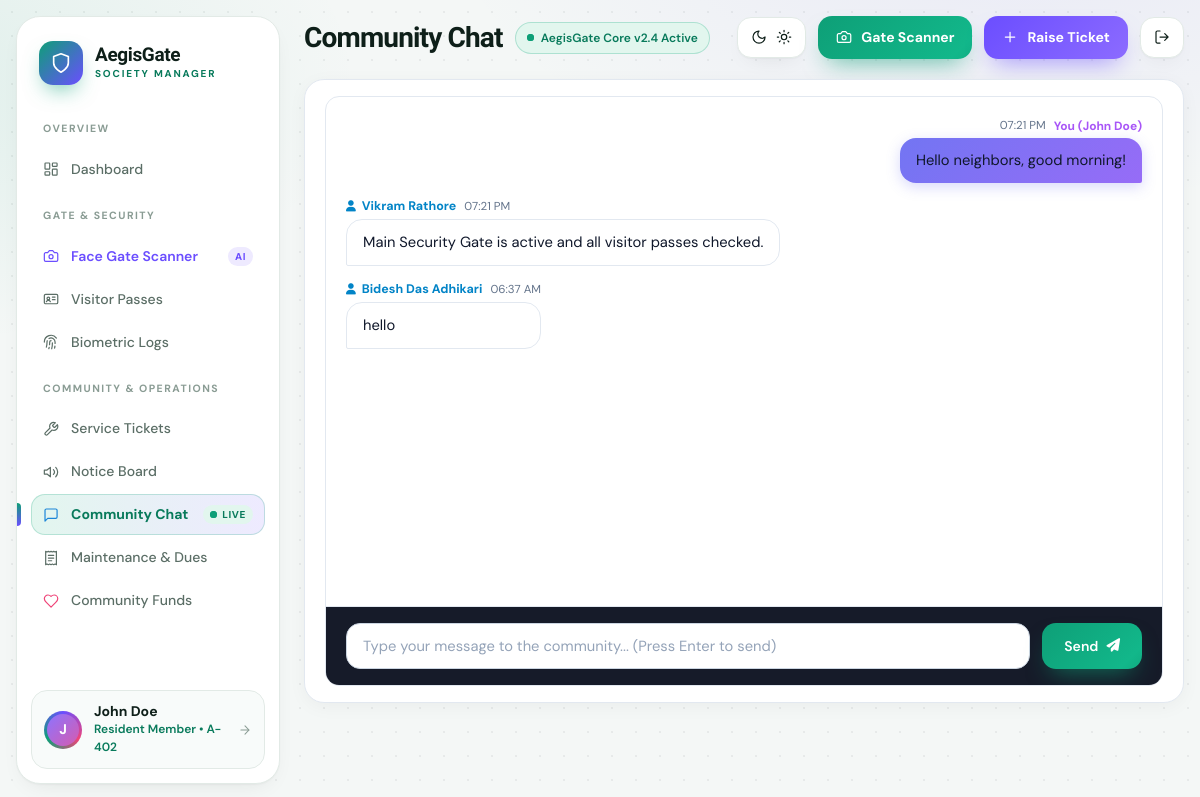
The app's page /chat/ (signed in) with its own data.
### society_app/models.py (models this page shows, shortened)
class User(AbstractUser):
    ROLE_CHOICES = (
        ('ADMIN', 'Society Admin / Committee Board'),
        ('STAFF', 'Security Gate Officer / Facility Staff'),
        ('RESIDENT', 'Resident Member'),
    )
    role = models.CharField(max_length=20, choices=ROLE_CHOICES, default='RESIDENT')
    phone_number = models.CharField(max_length=20, blank=True)
    flat_number = models.CharField(max_length=20, blank=True, help_text="e.g. A-402")
    block_tower = models.CharField(max_length=50, blank=True, help_text="e.g. Tower 1 / Emerald Block")
    family_members_count = models.PositiveIntegerField(
        default=1,
        blank=True,
        null=True,
        help_text="Total number of family members residing in this unit"
    )
    family_details = models.TextField(
        blank=True,
        default='',
        help_text="Family members description with names and ages (e.g. Jane Doe - Age 34, Tommy Doe - Age 8)"
    )
    lives_here = models.BooleanField(
        default=True,
        help_text="Specifies whether staff/resident lives on premises"
    )
    avatar = models.ImageField(upload_to='avatars/', blank=True, null=True)
    face_photo = models.ImageField(upload_to='face_profiles/', blank=True, null=True, help_text="Reference face photo for gate recognition")
    face_encoding = models.TextField(blank=True, null=True, help_text="Serialized facial feature descriptor")
    vehicle_number = models.CharField(max_length=30, blank=True, help_text="e.g. KA-01-MJ-4521")
    emergency_contact = models.CharField(max_length=50, blank=True)
    is_verified_resident = models.BooleanField(default=True)
    google_id = models.CharField(max_length=150, blank=True, null=True, help_text="Google OAuth UID/Sub")
    google_avatar_url = models.URLField(max_length=500, blank=True, null=True)
    is_google_verified = models.BooleanField(default=False)
    @property
    def is_admin_role(self):
        return self.role == 'ADMIN' or self.is_superuser
    @property
    def is_staff_role(self):
        return self.role in ['ADMIN', 'STAFF'] or self.is_staff

class CommunityMessage(models.Model):
    sender = models.ForeignKey(settings.AUTH_USER_MODEL, on_delete=models.CASCADE, related_name='community_messages')
    message = models.TextField(max_length=1500)
    created_at = models.DateTimeField(auto_now_add=True)
    class Meta:
        ordering = ['created_at']
    @property
    def sender_display_name(self):
        full_name = self.sender.get_full_name()
        return full_name.strip() if full_name and full_name.strip() else self.sender.username

### society_app/views.py (the view, shortened to what this page needs)
# urls.py: path('chat/', views.community_chat_view, name='community_chat'),
@login_required
def community_chat_view(request):
    recent_messages = list(CommunityMessage.objects.all().order_by('-created_at')[:80])
    recent_messages.reverse()
    return render(request, 'chat/index.html', {
        'chat_messages': recent_messages,
    })

### society_app/context_processors.py (called while the page is built)
def google_auth_settings(request):
    return {
        'GOOGLE_CLIENT_ID': getattr(settings, 'GOOGLE_CLIENT_ID', ''),
        'google_verified_user': request.session.get('google_user'),
    }

### templates/chat/index.html (shortened to what this page needs)
{% extends 'base.html' %}
{% block page_title %}Community Chat{% endblock %}
{% block content %}
<div class="glass-panel" style="padding: 16px 20px; margin-bottom: 24px;">
  <div style="background: rgba(15, 23, 42, 0.85); border: 1px solid var(--border-glass); border-radius: var(--radius-md); overflow: hidden; display: flex; flex-direction: column; height: calc(100vh - 210px); min-height: 540px;">
    <div id="chatMessagesBox" style="flex: 1; overflow-y: auto; padding: 20px; display: flex; flex-direction: column; gap: 14px;">
      {% for msg in chat_messages %}
        {% if msg.sender == user %}
          <div class="chat-msg chat-msg-out" data-msg-id="{{ msg.id }}" style="align-self: flex-end; max-width: 72%;">
            <div style="display: flex; justify-content: flex-end; align-items: center; gap: 8px; margin-bottom: 3px;">
              <span style="font-size: 0.72rem; color: var(--text-dim);">{{ msg.created_at|date:"h:i A" }}</span>
              <span style="font-size: 0.75rem; font-weight: 700; color: #a855f7;">You ({{ msg.sender_display_name }})</span>
            </div>
            <div style="background: linear-gradient(135deg, rgba(99, 102, 241, 0.9) 0%, rgba(139, 92, 246, 0.9) 100%); color: #ffffff; padding: 12px 16px; border-radius: 16px 16px 2px 16px; font-size: 0.92rem; line-height: 1.45; word-wrap: break-word; box-shadow: 0 4px 14px rgba(99, 102, 241, 0.25);">
              {{ msg.message }}
            </div>
          </div>
        {% else %}
          <div class="chat-msg chat-msg-in" data-msg-id="{{ msg.id }}" style="align-self: flex-start; max-width: 72%;">
            <div style="display: flex; align-items: center; gap: 8px; margin-bottom: 3px;">
              <span style="font-size: 0.78rem; font-weight: 700; color: var(--accent-cyan);">
                <i class="fa-solid fa-user" style="font-size: 0.7rem; margin-right: 3px;"></i> {{ msg.sender_display_name }}
              </span>
              <span style="font-size: 0.72rem; color: var(--text-dim);">{{ msg.created_at|date:"h:i A" }}</span>
            </div>
            <div style="background: rgba(255, 255, 255, 0.06); border: 1px solid rgba(255, 255, 255, 0.1); color: var(--text-bright); padding: 12px 16px; border-radius: 16px 16px 16px 2px; font-size: 0.92rem; line-height: 1.45; word-wrap: break-word;">
              {{ msg.message }}
            </div>
          </div>
        {% endif %}
      {% endfor %}
    </div>
    <div style="padding: 16px 20px; background: rgba(10, 15, 30, 0.95); border-top: 1px solid var(--border-glass);">
      <form id="chatForm" onsubmit="sendChatMessage(event)" style="display: flex; gap: 12px; align-items: center;">
        <input
          type="text"
          id="chatInputMessage"
          name="message"
          class="form-input"
          placeholder="Type your message to the community... (Press Enter to send)"
          autocomplete="off"
          maxlength="1500"
          style="flex: 1; height: 46px; font-size: 0.92rem; background: rgba(255,255,255,0.04); border-color: rgba(255,255,255,0.15);"
          required
        >
        <button type="submit" id="chatSendBtn" class="btn btn-primary" style="height: 46px; padding: 0 22px; font-weight: 600; display: inline-flex; align-items: center; gap: 8px;">
          <span>Send</span>
          <i class="fa-solid fa-paper-plane" style="font-size: 0.85rem;"></i>
        </button>
      </form>
    </div>
  </div>
</div>
{% endblock %}

### templates/base.html (shortened to what this page needs)
{% load static %}
<!DOCTYPE html>
<html lang="en">
<head>
  <link rel="stylesheet" href="https://cdnjs.cloudflare.com/ajax/libs/font-awesome/6.4.0/css/all.min.css">
  <link rel="stylesheet" href="{% static 'css/styles.css' %}">
</head>
<body>
  <div class="app">
    {% if user.is_authenticated %}
    <aside class="side" id="side" aria-label="Main navigation">
      <a href="{% url 'dashboard' %}" class="brand">
        <div class="brand-mark">
          <svg class="i"><use href="#i-shield"/></svg>
        </div>
        <div>
          <b>AegisGate</b>
          <small>SOCIETY MANAGER</small>
        </div>
      </a>
      <div class="nav-label">OVERVIEW</div>
      <nav class="nav">
        <a href="{% url 'dashboard' %}" class="nav-item {% if request.resolver_match.url_name == 'dashboard' %}active{% endif %}">
          <svg class="i"><use href="#i-grid"/></svg>
          <span>Dashboard</span>
        </a>
      </nav>
      <div class="nav-label">GATE &amp; SECURITY</div>
      <nav class="nav">
        <a href="{% url 'face_terminal' %}" class="nav-item {% if request.resolver_match.url_name == 'face_terminal' %}active{% endif %}">
          <svg class="i" style="color: var(--violet);"><use href="#i-camera"/></svg>
          <span style="font-weight: 600; color: var(--violet);">Face Gate Scanner</span>
          <span class="tag tag-ai">AI</span>
        </a>
        <a href="{% url 'visitor_list' %}" class="nav-item {% if 'visitor' in request.resolver_match.url_name %}active{% endif %}">
          <svg class="i"><use href="#i-id"/></svg>
          <span>Visitor Passes</span>
        </a>
        <a href="{% url 'biometric_logs' %}" class="nav-item {% if request.resolver_match.url_name == 'biometric_logs' %}active{% endif %}">
          <svg class="i"><use href="#i-finger"/></svg>
          <span>Biometric Logs</span>
        </a>
      </nav>
      <div class="nav-label">COMMUNITY &amp; OPERATIONS</div>
      <nav class="nav">
        <a href="{% url 'ticket_list' %}" class="nav-item {% if 'ticket' in request.resolver_match.url_name %}active{% endif %}">
          <svg class="i"><use href="#i-wrench"/></svg>
          <span>Service Tickets</span>
        </a>
        <a href="{% url 'notice_list' %}" class="nav-item {% if 'notice' in request.resolver_match.url_name %}active{% endif %}">
          <svg class="i"><use href="#i-notice"/></svg>
          <span>Notice Board</span>
        </a>
        <a href="{% url 'community_chat' %}" class="nav-item {% if request.resolver_match.url_name == 'community_chat' %}active{% endif %}">
          <svg class="i" style="color: var(--sky);"><use href="#i-chat"/></svg>
          <span>Community Chat</span>
          <span class="tag tag-live"><i class="dot"></i>LIVE</span>
        </a>
        <a href="{% url 'maintenance_list' %}" class="nav-item {% if 'maintenance' in request.resolver_match.url_name %}active{% endif %}">
          <svg class="i"><use href="#i-receipt"/></svg>
          <span>Maintenance &amp; Dues</span>
        </a>
        <a href="{% url 'funds_list' %}" class="nav-item {% if 'fund' in request.resolver_match.url_name %}active{% endif %}">
          <svg class="i" style="color: var(--rose);"><use href="#i-heart"/></svg>
          <span>Community Funds</span>
        </a>
      </nav>
      <a href="{% url 'profile' %}" class="me" title="View &amp; Edit Profile">
        <div class="avatar">
          {% if user.avatar %}
            <img src="{{ user.avatar.url }}" alt="avatar" style="width: 100%; height: 100%; border-radius: 50%; object-fit: cover;">
          {% else %}
            <span>{{ user.username|make_list|first|upper }}</span>
          {% endif %}
        </div>
        <div style="min-width: 0; flex: 1;">
          <b style="white-space: nowrap; overflow: hidden; text-overflow: ellipsis; display: block;">{{ user.get_full_name|default:user.username }}</b>
          <small>{{ user.get_role_display }}{% if user.flat_number %} • {{ user.flat_number }}{% endif %}</small>
        </div>
        <svg class="i" style="width: 14px !important; height: 14px !important; color: var(--faint);"><use href="#i-arrow"/></svg>
      </a>
    </aside>
    {% endif %}
    <main class="main" style="{% if not user.is_authenticated %}grid-column: 1 / -1; max-width: 1000px; margin: 40px auto; width: 100%;{% endif %}">
      {% if user.is_authenticated %}
      <header class="topbar">
        <h1>{% block page_title %}Overview{% endblock %}</h1>
        <span class="chip ok chip-core"><i class="dot"></i>AegisGate Core v2.4 Active</span>
        <button class="btn btn-icon theme-btn" id="themeBtn" aria-label="Toggle theme" title="Switch between light and dark theme">
          <svg class="i ti-moon"><use href="#i-moon"/></svg>
          <svg class="i ti-sun"><use href="#i-sun"/></svg>
        </button>
        <a href="{% url 'face_terminal' %}" class="btn btn-primary">
          <svg class="i"><use href="#i-camera"/></svg>
          <span>Gate Scanner</span>
        </a>
        <a href="{% url 'ticket_create' %}" class="btn btn-violet">
          <svg class="i"><use href="#i-plus"/></svg>
          <span>Raise Ticket</span>
        </a>
        <a href="{% url 'logout' %}" class="btn btn-icon" title="Log out" aria-label="Log out">
          <svg class="i"><use href="#i-logout"/></svg>
        </a>
      </header>
      {% endif %}
      {% block content %}{% endblock %}
    </main>
  </div>
</body>
</html>

### records on screen
User: username|make_list "J", get_full_name "John Doe", role "Resident Member", flat_number "A-402"
CommunityMessage: created_at "07:21 PM", sender_display_name "John Doe", message "Hello neighbors, good morning!"
CommunityMessage: sender_display_name "Vikram Rathore", created_at "07:21 PM", message "Main Security Gate is active and all visitor passes checked."
CommunityMessage: sender_display_name "Bidesh Das Adhikari", created_at "06:37 AM", message "hello"
